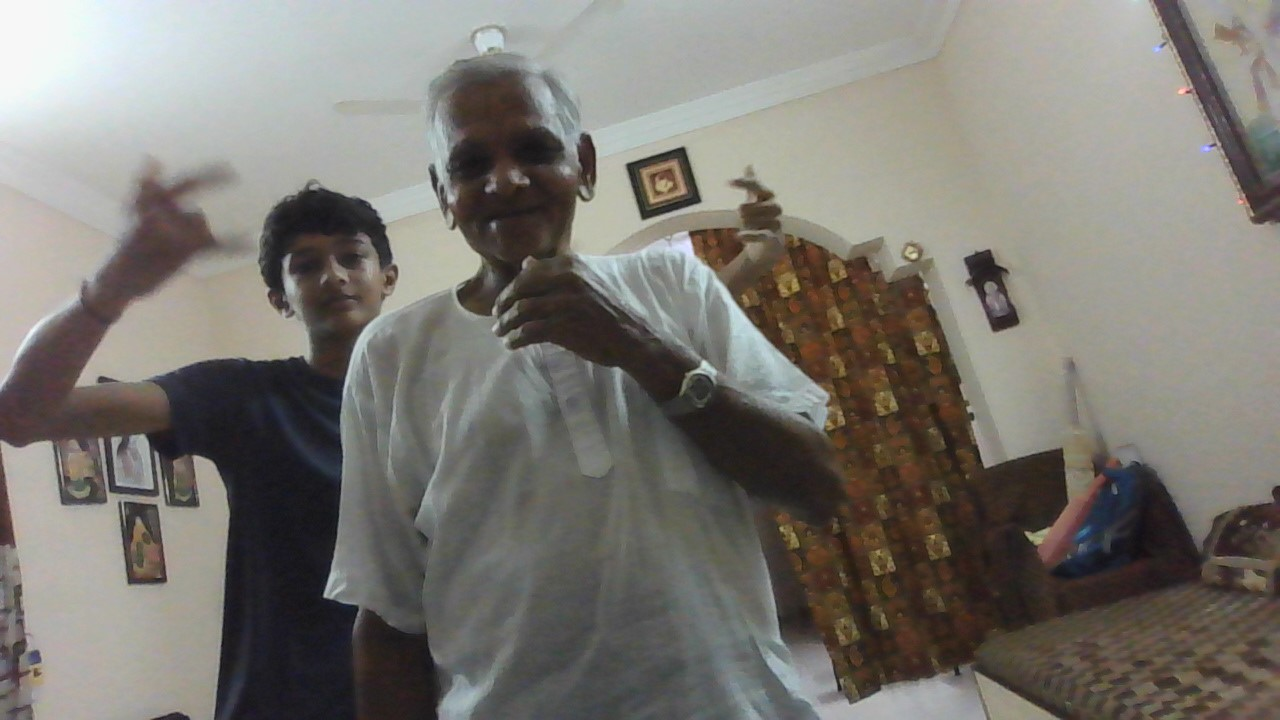
#> input picture ex1.jpg, 1280 x 720 px
$ python pr2.py
#> lines starting #> are read from the running program, lines starting #| are printed output that depends on the picture; after the words box and inside, x2 and y2 are one past the last pixel; in counts of white or black regions, pixels touching at a corner belong together
# this practical we are going to convert image into binary or gray scale image
import cv2

# reading the image
img=cv2.imread("ex1.jpg")
#> img is the input picture: shape (720, 1280, 3); mean B, G, R 113.6, 119.7, 122.9

# here we will change image color bgr to gray
grayimg=cv2.cvtColor(img,cv2.COLOR_BGR2GRAY)
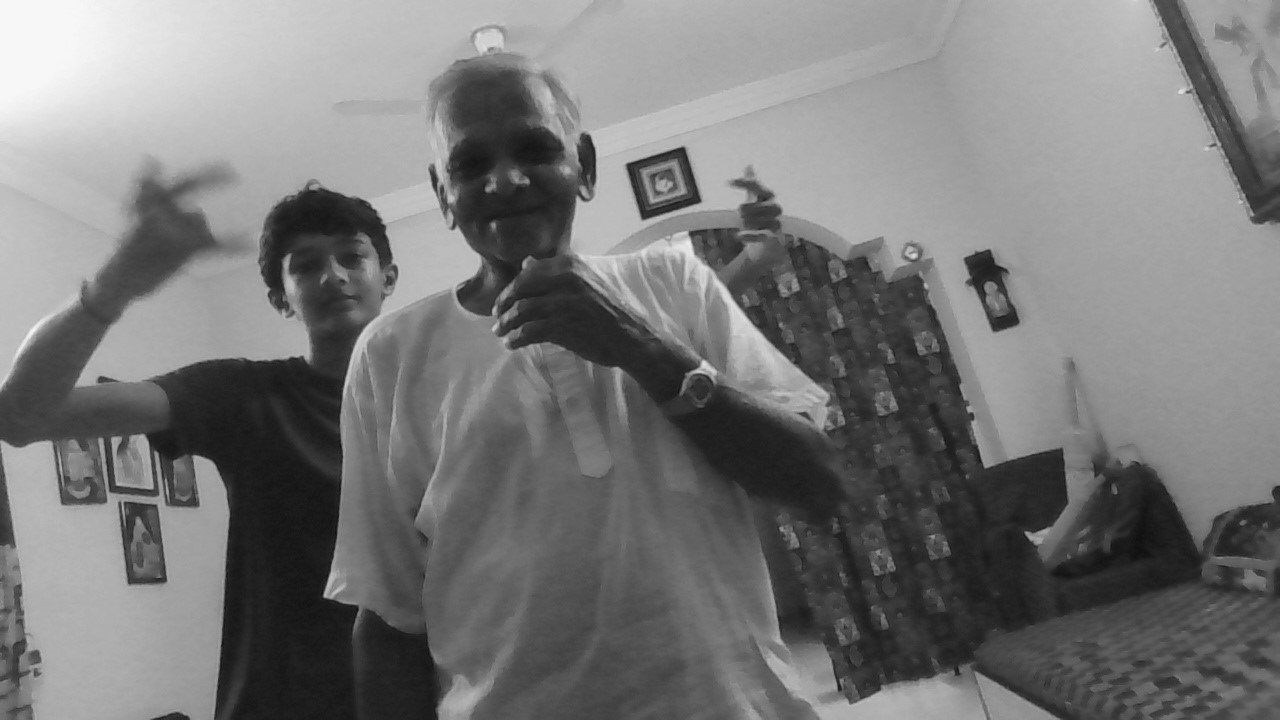
#> grayimg: shape (720, 1280); min 16, max 249, mean 119.9

# now we will change this gray color image into gray-scale or treshold image
tresimg=cv2.threshold(grayimg,190,255,cv2.THRESH_BINARY)[1]
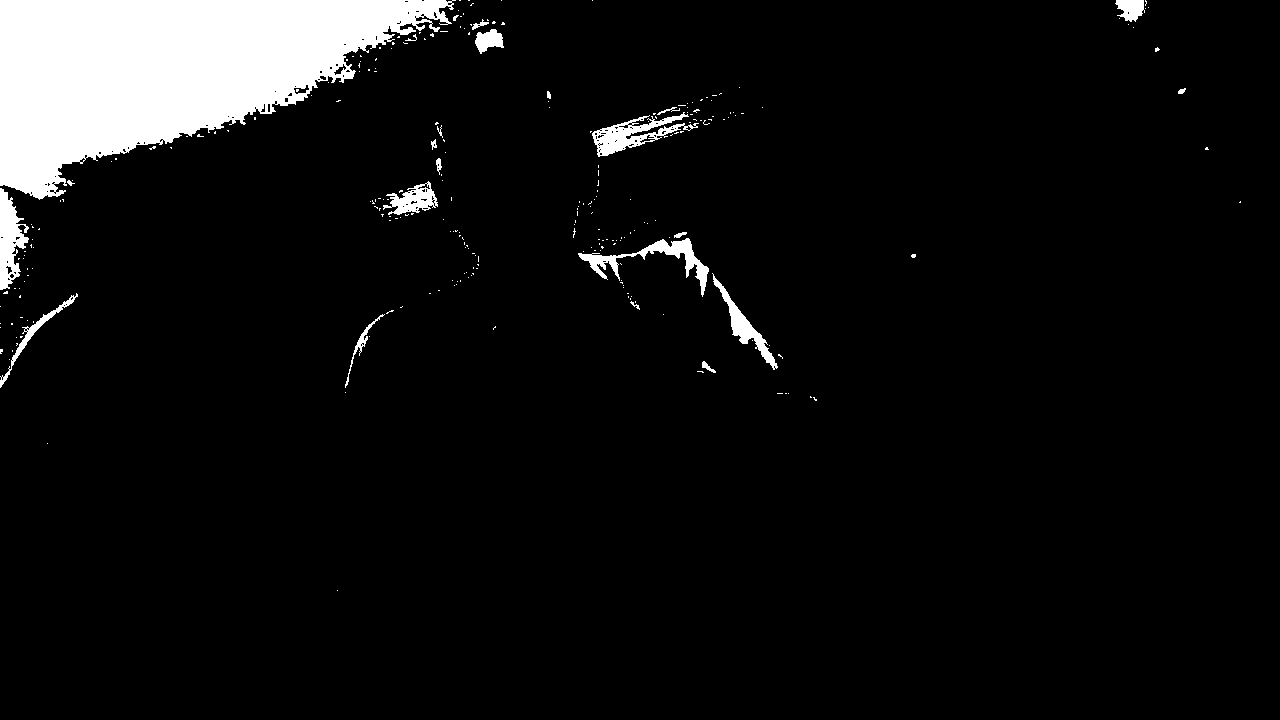
#> tresimg: shape (720, 1280); 6.7% white; 267 white regions (244 under 20 px), largest, box (x1, y1, x2, y2) and area: (0, 0, 456, 200) 51471, (592, 112, 699, 157) 1670, (0, 188, 29, 290) 1635
cv2.imwrite("thresh_ex1.jpg",tresimg)
cv2.imshow("threshimg",tresimg)

cv2.waitKey(0)
cv2.destroyAllWindows()
